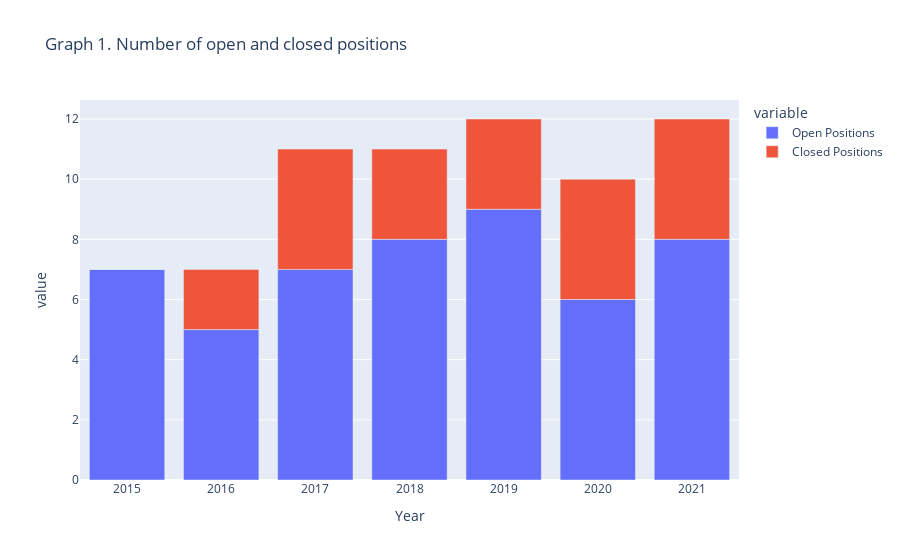

This figure's notebook cell:
### Markdown cell above
After we have the complete short iron condor transaction legs, we first look at the number of open and offsite positions in each year of the observation period.

### Code cell
# get number of all complete iron condor transaction per year
all_trans = transaction.loc[transaction['OTM size'].isnull() != True].groupby(by = ['Year'])['OTM size'].count()/4
# get number of all offsetted iron condor transaction per year
closed_trans = transaction.loc[transaction['OTM size'].isnull() == True].groupby(by = ['Year'])['RIC'].count()/4

# create a dataframe of all and offsetted transaction counts
all_trans_df = pd.concat([all_trans, closed_trans], axis =1, keys = ['All positions',  'Closed Positions']).reset_index().fillna(0)
# add a column of open positions by subtracting closed positions from all positions
all_trans_df['Open Positions'] = all_trans_df['All positions'] - all_trans_df['Closed Positions']

# plot the results
fig = px.bar(all_trans_df, x = "Year", y = ["Open Positions", "Closed Positions"], title ='Graph 1. Number of open and closed positions')
fig.show()

### Figure 1 — Plotly figure (JSON) as saved in the notebook; plotly's stock layout.template omitted (floating-point values rounded to 4 significant figures)
{"data": [{"alignmentgroup": "True", "hovertemplate": "variable=Open Positions<br>Year=%{x}<br>value=%{y}<extra></extra>", "legendgroup": "Open Positions", "marker": {"color": "#636efa", "pattern": {"shape": ""}}, "name": "Open Positions", "offsetgroup": "Open Positions", "orientation": "v", "showlegend": true, "textposition": "auto", "type": "bar", "x": [2015, 2016, 2017, 2018, 2019, 2020, 2021], "xaxis": "x", "y": [7, 5, 7, 8, 9, 6, 8], "yaxis": "y"}, {"alignmentgroup": "True", "hovertemplate": "variable=Closed Positions<br>Year=%{x}<br>value=%{y}<extra></extra>", "legendgroup": "Closed Positions", "marker": {"color": "#EF553B", "pattern": {"shape": ""}}, "name": "Closed Positions", "offsetgroup": "Closed Positions", "orientation": "v", "showlegend": true, "textposition": "auto", "type": "bar", "x": [2015, 2016, 2017, 2018, 2019, 2020, 2021], "xaxis": "x", "y": [0, 2, 4, 3, 3, 4, 4], "yaxis": "y"}], "layout": {"autosize": true, "barmode": "relative", "legend": {"title": {"text": "variable"}, "tracegroupgap": 0}, "title": {"text": "Graph 1. Number of open and closed positions"}, "xaxis": {"anchor": "y", "autorange": true, "domain": [0, 1], "range": [2014.0, 2022.0], "title": {"text": "Year"}, "type": "linear"}, "yaxis": {"anchor": "x", "autorange": true, "domain": [0, 1], "range": [0, 12.63], "title": {"text": "value"}, "type": "linear"}}}
